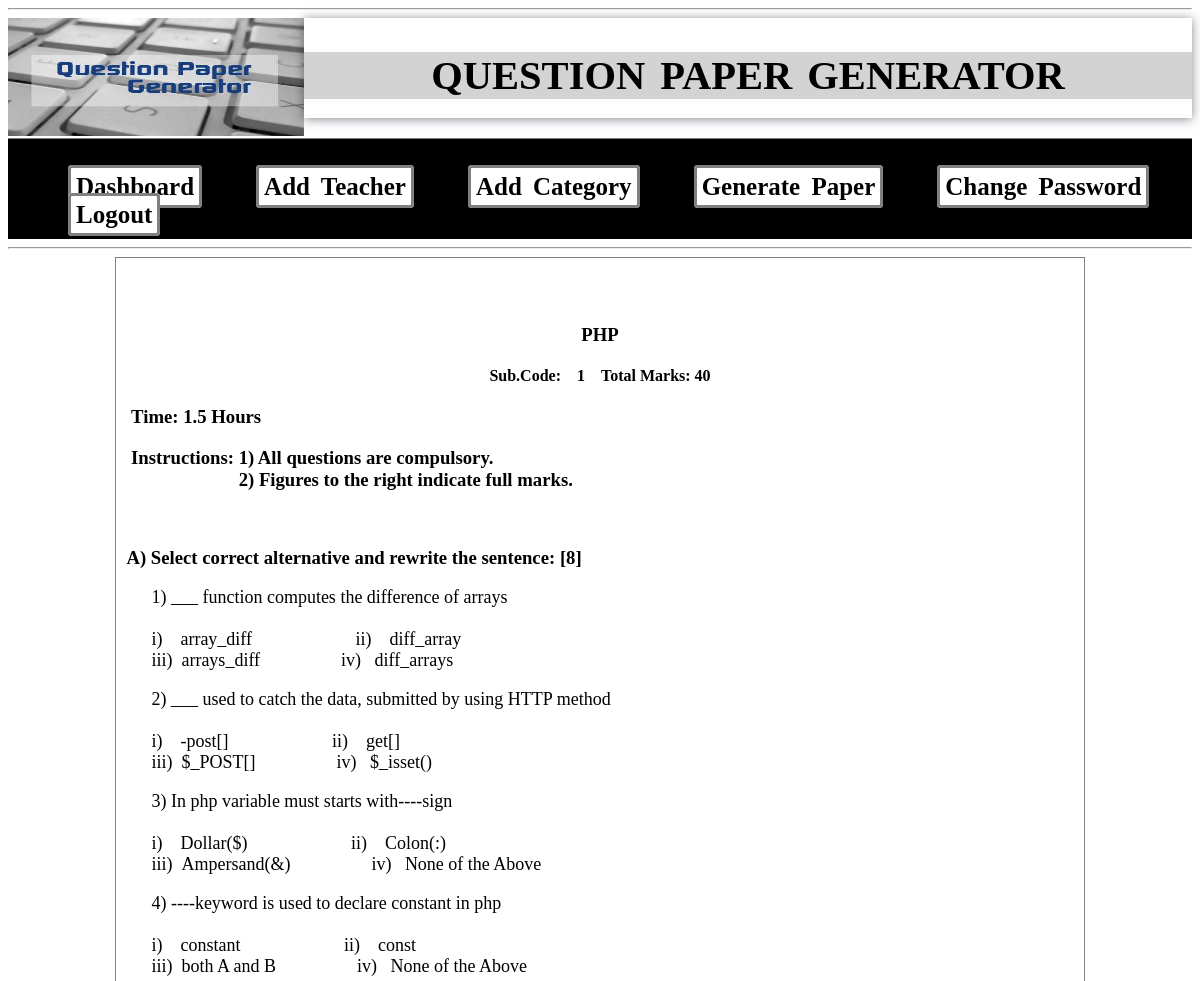
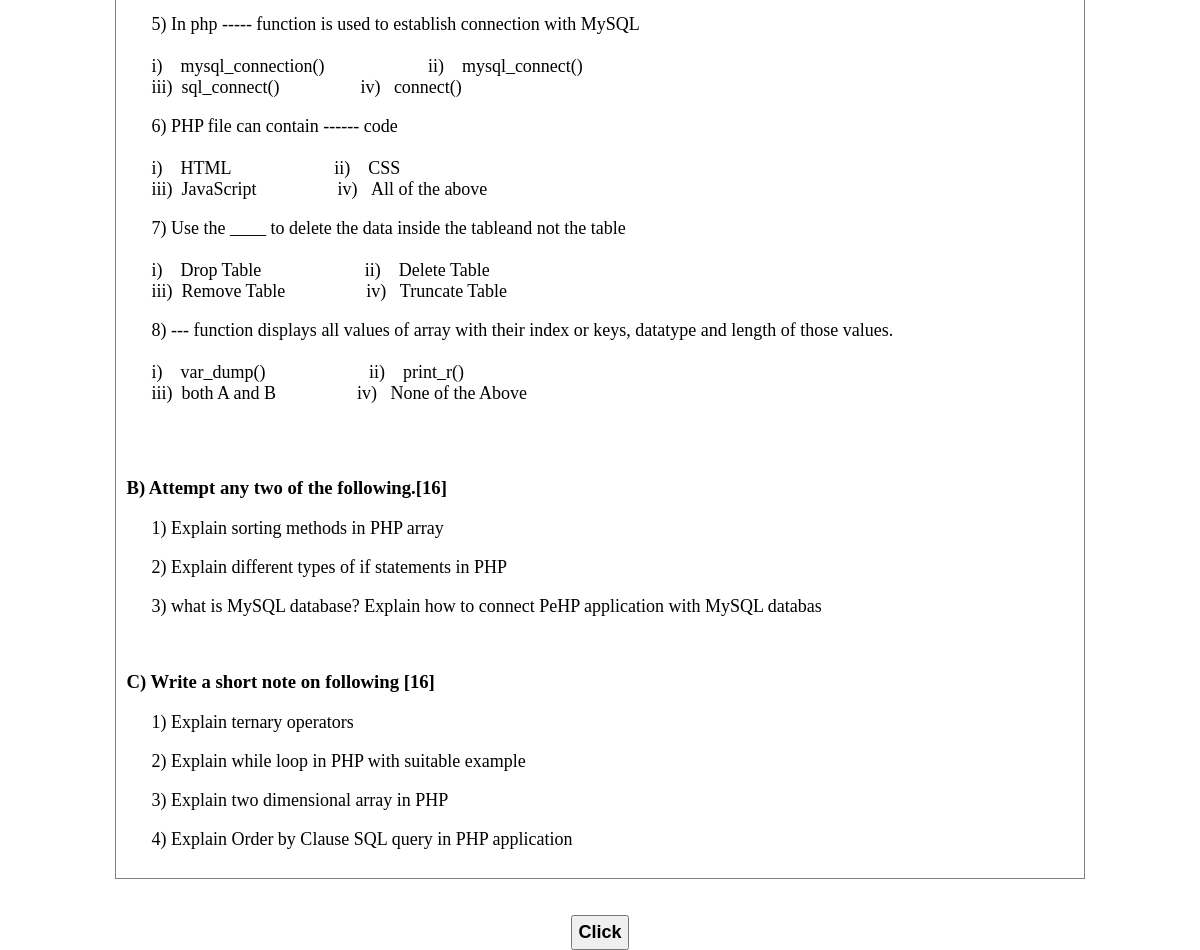
The app's page /admin/create-paper40.php?sid=1 with its own data (2 pictures, top to bottom).
### tables this page shows
CREATE TABLE IF NOT EXISTS `addsubject` (
  `sid` int(10) NOT NULL,
  `sname` varchar(255) NOT NULL,
  `tid` int(11) NOT NULL,
  `qstatus` varchar(100) NOT NULL,
  PRIMARY KEY (`sid`)
);

CREATE TABLE IF NOT EXISTS `mcq_quetion` (
  `qmid` int(11) NOT NULL AUTO_INCREMENT,
  `qmnm` varchar(255) NOT NULL,
  `op1` varchar(255) NOT NULL,
  `op2` varchar(255) NOT NULL,
  `op3` varchar(255) NOT NULL,
  `op4` varchar(255) NOT NULL,
  `sid` int(10) NOT NULL,
  `tid` int(11) NOT NULL,
  `qtype` varchar(255) NOT NULL,
  PRIMARY KEY (`qmid`)
);

CREATE TABLE IF NOT EXISTS `theory_quetion` (
  `qid` int(11) NOT NULL AUTO_INCREMENT,
  `qnm` varchar(255) NOT NULL,
  `catid` int(11) NOT NULL,
  `sid` int(10) NOT NULL,
  `tid` int(11) NOT NULL,
  `qtype` varchar(100) NOT NULL,
  PRIMARY KEY (`qid`),
  KEY `tid` (`tid`)
);

### admin/create-paper40.php (the view, shortened to what this page needs)
<html>
<head>
<link rel="stylesheet" type="text/css" href="css/style1.css">
</head>
<body><hr>
   <?php
    include 'header1.php';
	?>
	<div id="output" style="background-color:white;width:80%;margin:0 auto;height:auto;padding:10px;border:1px solid grey;">
	       <div id="head" align="center">
 <?php
				 include 'conection.php';
		$queryS ="SELECT * FROM addsubject WHERE sid=".$_GET['sid'];
		$resultS=mysqli_query($con,$queryS);
		$rows=mysqli_fetch_assoc($resultS)
	?>
<br><br>
<h3><?php echo $rows['sname'];?></h3>
<h4>Sub.Code:&nbsp;&nbsp;&nbsp;
<?php echo $rows['sid'];?>
&nbsp;&nbsp;&nbsp;&nbsp;Total Marks: 40</h4>
</div>
<div id="day_date" style="text-align:left;">
<h3>&nbsp;Time: 1.5 Hours</h3>
<h3>&nbsp;Instructions:&nbsp;1) All questions are compulsory.<br>&nbsp;&nbsp;&nbsp;&nbsp;&nbsp;&nbsp;&nbsp;&nbsp;&nbsp;&nbsp;&nbsp;&nbsp;&nbsp;&nbsp;&nbsp;&nbsp;&nbsp;&nbsp;&nbsp;&nbsp;&nbsp;
                    &nbsp;&nbsp;2) Figures to the right indicate full marks.</h3>
</div>
<div id="mcq">
<br><h3>
A) Select correct alternative and rewrite the sentence:
<span>[8]</span>
</h3>
<?php
$querymcq ="SELECT * FROM mcq_quetion WHERE sid=".$_GET['sid']." ORDER BY RAND() LIMIT 8";
		$resultmcq=mysqli_query($con,$querymcq);
		$i =1;
		while($rowmcq=mysqli_fetch_assoc($resultmcq))
		{
?>
<p style="margin-left:25px;font-size:18px;">
<?php echo $i;?>)
<?php echo $rowmcq['qmnm'];?>
<br><br>
i)&nbsp;&nbsp;&nbsp;&nbsp;<?php echo $rowmcq['op1'];?>
&nbsp;&nbsp;&nbsp;&nbsp;&nbsp;&nbsp;&nbsp;&nbsp;&nbsp;&nbsp;&nbsp;&nbsp;&nbsp;&nbsp;&nbsp;&nbsp;&nbsp;&nbsp;&nbsp;&nbsp;&nbsp;
ii)&nbsp;&nbsp;&nbsp;&nbsp;<?php echo $rowmcq['op2'];?><br>
iii)&nbsp;&nbsp;<?php echo $rowmcq['op3'];?> &nbsp;&nbsp;&nbsp;&nbsp;&nbsp;&nbsp;&nbsp;&nbsp;&nbsp;&nbsp;&nbsp;&nbsp;&nbsp;&nbsp;&nbsp;&nbsp;
iv)&nbsp;&nbsp;&nbsp;<?php echo $rowmcq['op4'];?><br>
</p>
	<?php
	$i++;
	}
	?>
</div><br>
<div id="any_two">
<br><h3>B) Attempt any two of the following.[16]</h3>
<?php
$querytwo ="SELECT * FROM theory_quetion WHERE sid=".$_GET['sid']." AND catid=3 ORDER BY RAND() LIMIT 3";
		$resulttwo=mysqli_query($con,$querytwo);
		$i =1;
		while($rowtwo=mysqli_fetch_assoc($resulttwo))
		{
?>
<p style="margin-left:25px;font-size:18px;">
<?php echo $i;?>)
<?php echo $rowtwo['qnm'];?>
	<?php
	$i++;
	}
	?>
</div>
<div id="any_four">
<br><h3>C) Write a short note on following [16]</h3>
<?php
$querynote ="SELECT * FROM theory_quetion WHERE sid=".$_GET['sid']." AND catid=4 ORDER BY RAND() LIMIT 4";
		$resultnote=mysqli_query($con,$querynote);
		$i =1;
		while($rownote=mysqli_fetch_assoc($resultnote))
		{
?>
<p style="margin-left:25px;font-size:18px;">
<?php echo $i;?>)
<?php echo $rownote['qnm'];?>
	<?php
	$i++;
	}
	?>
<p></div>
</div><br><br>
<div align="center">
 <input type="button" value="Click" onclick="printDiv()" style="padding:5px; font-size:18px; font-weight:bold;">
</div>
</body>
</html>

### records on screen
addsubject: sname "PHP", sid "1"
mcq_quetion: qmnm "___ function computes the difference of arrays", op1 "array_diff", op2 "diff_array", op3 "arrays_diff", op4 "diff_arrays"
mcq_quetion: qmnm "___ used to catch the data, submitted by using HTTP method", op1 "-post[]", op2 "get[]", op3 "$_POST[]", op4 "$_isset()"
mcq_quetion: qmnm "In php variable must starts with----sign", op1 "Dollar($)", op2 "Colon(:)", op3 "Ampersand(&)", op4 "None of the Above"
mcq_quetion: qmnm "----keyword is used to declare constant in php", op1 "constant", op2 "const", op3 "both A and B", op4 "None of the Above"
mcq_quetion: qmnm "In php ----- function is used to establish connection with MySQL", op1 "mysql_connection()", op2 "mysql_connect()", op3 "sql_connect()", op4 "connect()"
mcq_quetion: qmnm "PHP file can contain ------ code", op1 "HTML", op2 "CSS", op3 "JavaScript", op4 "All of the above"
mcq_quetion: qmnm "Use the ____ to delete the data inside the tableand not the table", op1 "Drop Table", op2 "Delete Table", op3 "Remove Table", op4 "Truncate Table"
mcq_quetion: qmnm "--- function displays all values of array with their index or keys, datatype and length of those values.", op1 "var_dump()", op2 "print_r()", op3 "both A and B", op4 "None of the Above"
theory_quetion: qnm "Explain sorting methods in PHP array"
theory_quetion: qnm "Explain different types of if statements in PHP"
theory_quetion: qnm "what is MySQL database? Explain how to connect PeHP application with MySQL databas"
theory_quetion: qnm "Explain ternary operators"
theory_quetion: qnm "Explain while loop in PHP with suitable example"
theory_quetion: qnm "Explain two dimensional array in PHP"
theory_quetion: qnm "Explain Order by Clause SQL query in PHP application"
